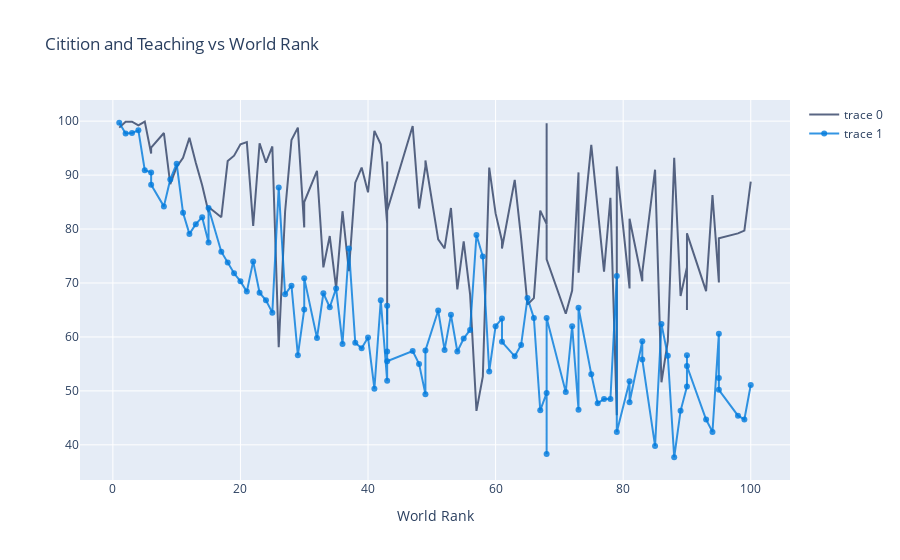

Notebook cell for this chart:
### Code cell
# first line plot for citation
citation = go.Scatter(
x=top_100.world_rank,
y=top_100.citations,
mode = "lines",
marker={"color":"rgba(48, 64, 101, 0.8)"},
text= top_100.university_name)

# second line plot for teaching
teaching = go.Scatter(
x=top_100.world_rank,
y=top_100.teaching,
mode = "lines+markers",
marker=dict(color="rgba(0,123,221,.8)"),
text=top_100.university_name)
data1 = [citation,teaching]
layout = dict(title = "Citition and Teaching vs World Rank", xaxis= dict(title= 'World Rank',ticklen= 5,zeroline= False))
fig = dict(data = data1, layout = layout)
iplot(fig)

### Figure 1 — Plotly figure (JSON) as saved in the notebook; plotly's stock layout.template omitted (floating-point values rounded to 4 significant figures)
{"data": [{"marker": {"color": "rgba(48, 64, 101, 0.8)"}, "mode": "lines", "text": ["Harvard University", "California Institute of Technology", "Massachusetts Institute of Technology", "Stanford University", "Princeton University", "University of Cambridge", "University of Oxford", "University of California, Berkeley", "Imperial College London", "Yale University", "University of California, Los Angeles", "University of Chicago", "Johns Hopkins University", "Cornell University", "ETH Zurich – Swiss Federal Institute of Technology Zurich", "University of Michigan", "University of Toronto", "Columbia University", "University of Pennsylvania", "Carnegie Mellon University", "University of Hong Kong", "University College London", "University of Washington", "Duke University", "Northwestern University", "University of Tokyo", "Georgia Institute of Technology", "Pohang University of Science and Technology", "University of California, Santa Barbara", "University of British Columbia", "University of North Carolina at Chapel Hill", "University of California, San Diego", "University of Illinois at Urbana-Champaign", "National University of Singapore", "McGill University", "University of Melbourne", "Peking University", "Washington University in St Louis", "École Polytechnique", "University of Edinburgh", "Hong Kong University of Science and Technology", "École Normale Supérieure", "Australian National University", "Karolinska Institute", "University of Göttingen", "University of Wisconsin", "Rice University", "École Polytechnique Fédérale de Lausanne", "University of California, Irvine", "University of Science and Technology of China", "Vanderbilt University", "University of Minnesota", "Tufts University", "University of California, Davis", "Brown University", "University of Massachusetts", "Kyoto University", "Tsinghua University", "Boston University", "New York University", "Emory University", "LMU Munich", "University of Notre Dame", "University of Pittsburgh", "Case Western Reserve University", "Ohio State University", "University of Colorado Boulder", "University of Bristol", "University of California, Santa Cruz", "Yeshiva University", "University of Sydney", "University of Virginia", "University of Adelaide", "University of Southern California", "William & Mary", "Trinity College Dublin", "King’s College London", "Stony Brook University", "Korea Advanced Institute of Science and Technology (KAIST)", "University of Sussex", "The University of Queensland", "University of York", "Heidelberg University", "University of Utah", "Durham University", "London School of Economics and Political Science", "University of Manchester", "Royal Holloway, University of London", "Lund University", "University of Southampton", "University of Zurich", "Wake Forest University", "McMaster University", "University College Dublin", "George Washington University", "University of Arizona", "University of Basel", "University of Maryland, College Park", "Dartmouth College", "École Normale Supérieure de Lyon"], "type": "scatter", "x": [1, 2, 3, 4, 5, 6, 6, 8, 9, 10, 11, 12, 13, 14, 15, 15, 17, 18, 19, 20, 21, 22, 23, 24, 25, 26, 27, 28, 29, 30, 30, 32, 33, 34, 35, 36, 37, 38, 39, 40, 41, 42, 43, 43, 43, 43, 47, 48, 49, 49, 51, 52, 53, 54, 55, 56, 57, 58, 59, 60, 61, 61, 63, 64, 65, 66, 67, 68, 68, 68, 71, 72, 73, 73, 75, 76, 77, 78, 79, 79, 81, 81, 83, 83, 85, 86, 87, 88, 89, 90, 90, 90, 93, 94, 95, 95, 95, 98, 99, 100], "y": [98.8, 99.9, 99.9, 99.2, 99.9, 94, 95.1, 97.8, 88.3, 91.5, 93.2, 96.9, 92.3, 88.1, 83.1, 84.1, 82.2, 92.6, 93.6, 95.7, 96.1, 80.6, 95.9, 92.3, 95.3, 58.1, 83.2, 96.5, 98.8, 80.3, 85, 90.8, 72.9, 78.7, 69, 83.3, 72.2, 88.6, 91.4, 86.8, 98.2, 95.7, 81, 62.3, 92.5, 83.4, 99.1, 83.8, 91.6, 92.7, 78.1, 76.4, 83.9, 68.8, 77.7, 67.9, 46.3, 52.7, 91.4, 82.9, 77.8, 76.4, 89.1, 78.3, 66, 67.2, 83.4, 80.9, 99.6, 74.4, 64.3, 68.6, 90.5, 71.9, 95.6, 84.4, 72.1, 85.8, 45.5, 91.6, 69, 81.9, 70.3, 72, 91, 51.6, 59.2, 93.2, 67.6, 72.9, 65, 79.2, 68.5, 86.3, 70.2, 70.1, 78.3, 79.2, 79.7, 88.8]}, {"marker": {"color": "rgba(0,123,221,.8)"}, "mode": "lines+markers", "text": ["Harvard University", "California Institute of Technology", "Massachusetts Institute of Technology", "Stanford University", "Princeton University", "University of Cambridge", "University of Oxford", "University of California, Berkeley", "Imperial College London", "Yale University", "University of California, Los Angeles", "University of Chicago", "Johns Hopkins University", "Cornell University", "ETH Zurich – Swiss Federal Institute of Technology Zurich", "University of Michigan", "University of Toronto", "Columbia University", "University of Pennsylvania", "Carnegie Mellon University", "University of Hong Kong", "University College London", "University of Washington", "Duke University", "Northwestern University", "University of Tokyo", "Georgia Institute of Technology", "Pohang University of Science and Technology", "University of California, Santa Barbara", "University of British Columbia", "University of North Carolina at Chapel Hill", "University of California, San Diego", "University of Illinois at Urbana-Champaign", "National University of Singapore", "McGill University", "University of Melbourne", "Peking University", "Washington University in St Louis", "École Polytechnique", "University of Edinburgh", "Hong Kong University of Science and Technology", "École Normale Supérieure", "Australian National University", "Karolinska Institute", "University of Göttingen", "University of Wisconsin", "Rice University", "École Polytechnique Fédérale de Lausanne", "University of California, Irvine", "University of Science and Technology of China", "Vanderbilt University", "University of Minnesota", "Tufts University", "University of California, Davis", "Brown University", "University of Massachusetts", "Kyoto University", "Tsinghua University", "Boston University", "New York University", "Emory University", "LMU Munich", "University of Notre Dame", "University of Pittsburgh", "Case Western Reserve University", "Ohio State University", "University of Colorado Boulder", "University of Bristol", "University of California, Santa Cruz", "Yeshiva University", "University of Sydney", "University of Virginia", "University of Adelaide", "University of Southern California", "William & Mary", "Trinity College Dublin", "King’s College London", "Stony Brook University", "Korea Advanced Institute of Science and Technology (KAIST)", "University of Sussex", "The University of Queensland", "University of York", "Heidelberg University", "University of Utah", "Durham University", "London School of Economics and Political Science", "University of Manchester", "Royal Holloway, University of London", "Lund University", "University of Southampton", "University of Zurich", "Wake Forest University", "McMaster University", "University College Dublin", "George Washington University", "University of Arizona", "University of Basel", "University of Maryland, College Park", "Dartmouth College", "École Normale Supérieure de Lyon"], "type": "scatter", "x": [1, 2, 3, 4, 5, 6, 6, 8, 9, 10, 11, 12, 13, 14, 15, 15, 17, 18, 19, 20, 21, 22, 23, 24, 25, 26, 27, 28, 29, 30, 30, 32, 33, 34, 35, 36, 37, 38, 39, 40, 41, 42, 43, 43, 43, 43, 47, 48, 49, 49, 51, 52, 53, 54, 55, 56, 57, 58, 59, 60, 61, 61, 63, 64, 65, 66, 67, 68, 68, 68, 71, 72, 73, 73, 75, 76, 77, 78, 79, 79, 81, 81, 83, 83, 85, 86, 87, 88, 89, 90, 90, 90, 93, 94, 95, 95, 95, 98, 99, 100], "y": [99.7, 97.7, 97.8, 98.3, 90.9, 90.5, 88.2, 84.2, 89.2, 92.1, 83, 79.1, 80.9, 82.2, 77.5, 83.9, 75.8, 73.8, 71.8, 70.3, 68.4, 74, 68.2, 66.8, 64.5, 87.7, 67.9, 69.5, 56.6, 65.1, 70.9, 59.8, 68.1, 65.5, 69, 58.7, 76.4, 58.9, 57.9, 59.9, 50.4, 66.8, 51.9, 65.8, 57.3, 55.5, 57.4, 55, 49.4, 57.5, 64.9, 57.6, 64.1, 57.3, 59.7, 61.3, 78.9, 74.9, 53.6, 62, 63.4, 59.1, 56.4, 58.5, 67.2, 63.5, 46.4, 49.6, 38.3, 63.5, 49.8, 62, 46.5, 65.4, 53.1, 47.7, 48.5, 48.5, 71.3, 42.4, 51.8, 47.9, 59.2, 55.8, 39.8, 62.4, 56.5, 37.7, 46.3, 50.8, 56.6, 54.6, 44.7, 42.4, 60.6, 52.4, 50.2, 45.4, 44.7, 51.1]}], "layout": {"autosize": true, "title": {"text": "Citition and Teaching vs World Rank"}, "xaxis": {"autorange": true, "range": [-5.251, 106.3], "ticklen": 5, "title": {"text": "World Rank"}, "type": "linear", "zeroline": false}, "yaxis": {"autorange": true, "range": [32.58, 104.8], "type": "linear"}}}
